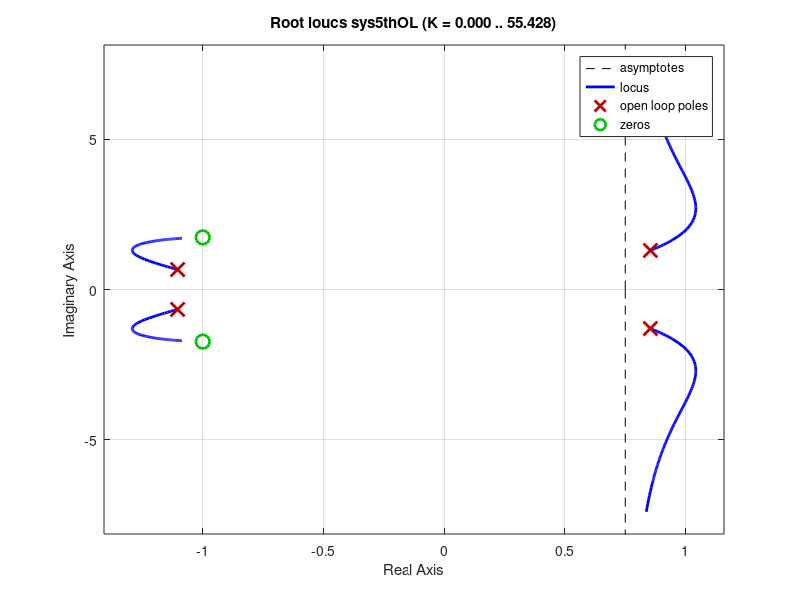

This figure's MATLAB source: (Note: this script raises an error after producing the figure.)
% How matlab calculates the datatip for a pair of complex poles? (even they
% are the poles of a higher order system)
% Kenneth Hoffmann raised this question

%%

% 2016-11-15
% Y\"un Han
% ECE 486 Midterm 2 Review

%% preamble
clear % clear values of variables in workspace
clc % clear messages in the command window
clf % clear existing figures 
close all % close all existing windows; w/o 'all', only close the latest

%% generate a 5th order transfer function 
den = [1 0.5 0.3 2.5 4];
num = [1 2 4];

sys5thOL = tf(num,den);
% root locus plot for this open loop transfer function
figure(1)
rlocus(sys5thOL)
% if you click anywhere on the trajectory, say we choose the upper branch
% in the LHP, I got a datatip showing 
% pole = -1.11 + 1.69i
% zeta = .55
%   Mp = 12.6%
%   wn = 2.02
% now the question is, how these numbers are calculated? i.e, zeta, Mp, and
% wn. The answer is zeta, Mp and wn are paired with a 2nd order TF based on
% the pole location pole = -1.11 + 1.69i, the 5th order transfer function
% is not relevant in the calculation. 

%% verify the calculation of the datatip matlab showed us
% let's verify this by create a 2nd order TF based on the pole location
% above
p1 = -1.11 + 1.69*1i;
p2 = conj(p1);

% s = tf('s');
% sys2ndCL = p1*p2/(s - p1)/(s - p2)
sys2ndCL = tf(p1*p2,[1 -(p1+p2) p1*p2])
stepinfo(sys2ndCL,'settlingtimethreshold',0.05)
[wn2ndCL, zeta2ndCL, poles2ndCL] = damp(sys2ndCL) % display the wn, zeta 
% based on the TF we created, and verify whether these are the same as the
% above we recorded from the datatip (ln. 28 - 30).

% now from the above discussion, we reduced the case of poles of a higher
% order sytem to the case of poles of a 2nd order system. Hence we can
% apply the approx formulae on page 13 of our lab book. In term of the
% calculation, both wn and zeta are involved. So when it comes to the
% discussion, you probably want to say something about the tr, ts and Mp
% when you vary only one of them (meaning the other is fixed). If both are
% changing, it is hard to tell the trend of variation. This can be seen
% from the root locus of the 5th order system above. When you drag the
% point along the trajectory, going to the left may NOT necessarily give you higher
% damping because the radius wn is changing at the same time. Similarly, we
% cannot for sure say anything about tr and ts. 

